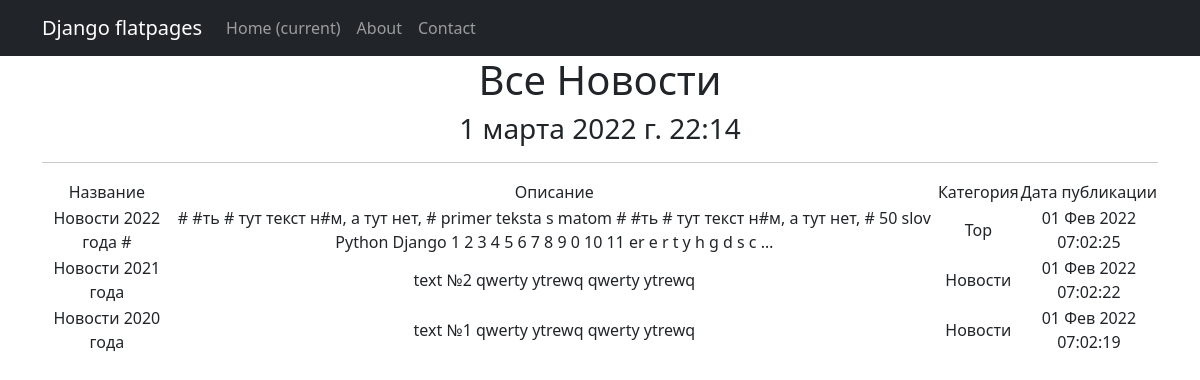
Page /news/ on the committed database.
### news/models.py (models this page shows, shortened)
class Post(models.Model):
    name = models.CharField(
        max_length=50,
        unique=True,  # названия товаров не должны повторяться
    )
    description = models.TextField()
    time = models.DateTimeField(auto_now=True, auto_now_add=False)
    """quantity = models.IntegerField(
       validators=[MinValueValidator(0)],
    )"""
    category = models.ForeignKey(
        to='Category',
        on_delete=models.CASCADE,
        related_name='news',  # все продукты в категории будут доступны через поле products
    )

class Category(models.Model):
    name = models.CharField(max_length=100, unique=True)  # названия категорий тоже не должны повторяться

### news/views.py (the view)
# urls.py: path('', PostList.as_view()),# т. к. сам по себе это класс, то нам надо представить этот класс в виде view. Для этого вызываем метод as_view
class PostList(ListView):
    model = Post  # указываем модель, объекты которой мы будем выводить
    template_name = 'news/news.html'  # указываем имя шаблона, где будет лежать HTML, в котором будут все инструкции о том, как именно пользователю должны вывестись наши объекты
    context_object_name = 'news'  # это имя списка, в котором будут лежать все объекты, его надо указать, чтобы обратиться к самому списку объектов через HTML-шаблон
    queryset = Post.objects.order_by('-id')  # настроили пораметр отображения более новый продукт
    def get_context_data(self, **kwargs):
        context = super().get_context_data(**kwargs)
        context['time_now'] = datetime.utcnow()  # добавим переменную текущей даты time_now
        context['value1'] = None  # добавим ещё одну пустую переменную, чтобы на её примере посмотреть работу другого фильтра
        return context

### news/templatetags/custom_filters.py (called while the page is built)
@register.filter(name='censor')
def censor(value):
    if isinstance(value, str):
        list = ['ух', 'ор', 'ах', 'ай', 'бля', 'сука', 'хуй', 'дебил', ] # Список нецензурных слов
        for A in list:
            value = value.replace(A, '#') # Замена совпадений подстроки на @!#%
        return str(value)
    else:
        raise ValueError(f'Нельзя преобразовать {type(value)}')

### templates/news/news.html (shortened to what this page needs)
{% extends 'flatpages/default.html' %}
{% load custom_filters %}
{% block content %}
    <h1>Все Новости</h1>
    <h3>{{ time_now }}</h3>
    <hr>
    {% if news %}
        <table>
            <tr>
                <td>
                    Название
                </td>
                <td>
                    Описание
                </td>
                <td>
                    Категория
                </td>
                <td>
                    Дата публикации
                </td>
            </tr>
        {% for post in news %}
            <tr>
                <td>
                    {{ post.name|censor }}
                </td>
                <td>
                    {{ post.description|truncatewords:50|censor }}
                </td>
                <td>
                    {{ post.category.name }}
                </td>
                <td>
                    {{ post.time|date:'d M Y h:m:s' }}
                </td>
            </tr>
        {% endfor %}
        </table>
    {% else %}
        <h2>Новостей нет!</h2>
    {% endif %}
{% endblock content %}

### rows in the picture
Post: name|censor "Новости 2022 года #", description|censor "# #ть # тут текст н#м, а тут нет, # primer teksta s matom # #ть # тут текст н#м, а тут нет, # 50 slov Python Django 1 2 3 4 5 6 7 8 9 0 10 11 er e r t y h g d s c …", category.name "Top", time "01 Фев 2022 07:02:25"
Post: name|censor "Новости 2021 года", description|censor "text №2 qwerty ytrewq qwerty ytrewq", category.name "Новости", time "01 Фев 2022 07:02:22"
Post: name|censor "Новости 2020 года", description|censor "text №1 qwerty ytrewq qwerty ytrewq", category.name "Новости", time "01 Фев 2022 07:02:19"

### other values in the picture
{{ time_now }} "1 марта 2022 г. 22:14"
